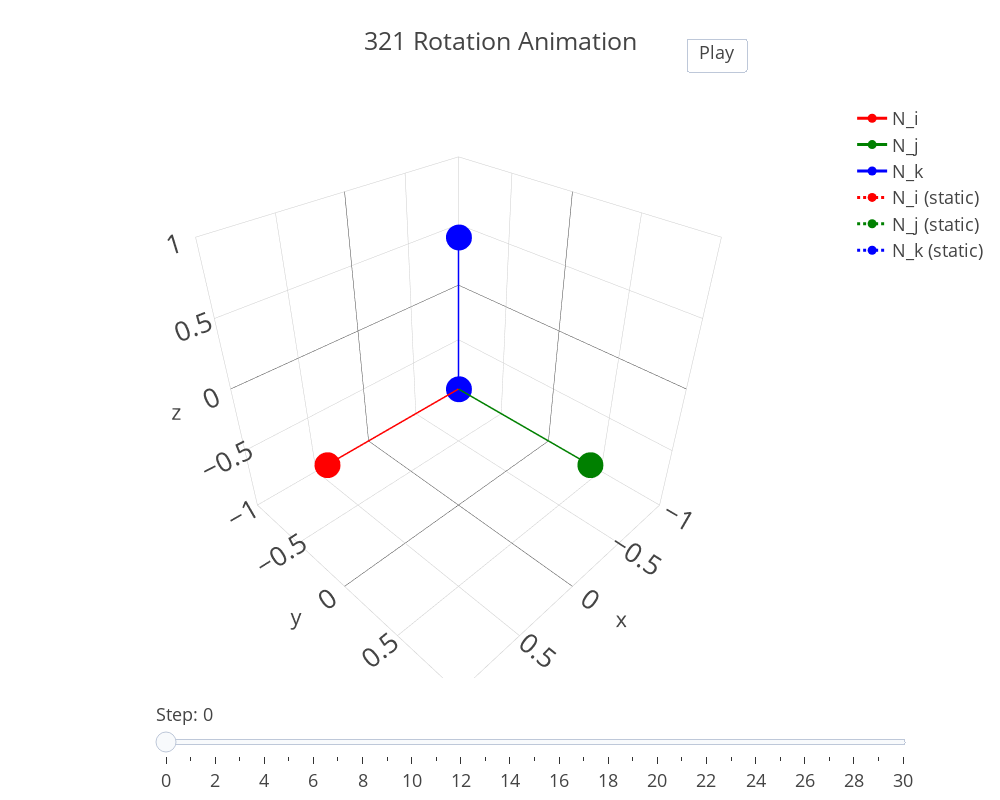

Source (notebook cell):
### Markdown cell above
Note the following observations made in the the interactive visualization of cell 7:
- Once you apply all 3 rotation angles, and try to modify the angles, the frame rotates hapharzadly. Why? The function is simplistic for an initial visualization and does not account for state management, so modification of any angles halfway thru the interaction yields in total re-computation of the rotation matrix giving the appearance that the frame is rotating about some arbitray axis
- If you want to visualize a specific set of angles, reset all 3 values back to 0 degrees before inputting the new set of angles

### Code cell
# Initialize the figure
fig = go.Figure()

# Initialize the identity matrix to represent the initial orientation of the N-frame
N_frame = np.eye(3)

# Transpose the identity matrix to get individual axis vectors (N_i, N_j, N_k)
N_i, N_j, N_k = N_frame.T

# Define a list of tuples containing the vector, its name, and its color
vectors = [(N_i, 'N_i', 'red'),
           (N_j, 'N_j', 'green'),
           (N_k, 'N_k', 'blue')]

# Iterate over each vector to add it as a trace to the figure
for vec, name, color in vectors:
    # Add a 3D scatter plot for each axis vector of the N-frame
    fig.add_trace(go.Scatter3d(x=[0, vec[0]], 
                               y=[0, vec[1]], 
                               z=[0, vec[2]],
                               mode='lines+markers',       # Combine line and marker modes
                               name=name,                  # Name of the trace as defined in vectors
                               marker=dict(color=color)))  # Color of the marker as defined in vectors

# Duplicate the N-frame traces with dotted lines for static display in the background
for vec, name, color in vectors:
    # Add dotted lines to visually represent the initial static N-frame
    fig.add_trace(go.Scatter3d(x=[0, vec[0]], 
                               y=[0, vec[1]], 
                               z=[0, vec[2]],
                               mode='lines+markers', 
                               name=name + " (static)", 
                               marker=dict(color=color),
                               line=dict(dash='dot', color=color)))  # Use 'dot' dash style for dotted lines

# Prepare to store animation frames
frames = []

# Define the total number of steps in the animation and calculate steps per rotation
steps = 30
steps_per_rotation = steps // 3  # Divide the total steps evenly among the sequence of rotations

# Target rotation angles (in degrees)
target_theta_x_deg, target_theta_y_deg, target_theta_z_deg = 45, 165, 45

# Loop through eaach step to create an animation frame
for frame in range(steps + 1):

    # Apply Z rotation for the first third of the animation
    if frame <= steps_per_rotation:
        '''Calculate the intermediate angle for Z rotation based on the current frame & Generate the rotation matrix for the current z angle'''
        theta_z_deg = (frame / steps_per_rotation) * target_theta_z_deg
        R = rotation_matrix_z(theta_z_deg)

    # Apply Y rotation for the second third of the animation
    elif frame <= 2 * steps_per_rotation:
        '''Calculate the intermediate Y rotation angle and generate the combined rotation matrix
           This combines the completed Z rotation with the current Y rotation, maintaining sequence order'''
        theta_y_deg = ((frame - steps_per_rotation) / steps_per_rotation) * target_theta_y_deg
        R = np.matmul(rotation_matrix_z(target_theta_z_deg), rotation_matrix_y(theta_y_deg))

    # Apply X rotation for the final third of the animation
    else:
        '''Calculate the intermediate X rotation angle and generate the combined rotation matrix
           This combines the completed Z rotation with the completed Y rotation with the current X rotation, maintaining sequence order'''
        theta_x_deg = ((frame - 2 * steps_per_rotation) / steps_per_rotation) * target_theta_x_deg
        R = np.matmul(np.matmul(rotation_matrix_z(target_theta_z_deg), rotation_matrix_y(target_theta_y_deg)), rotation_matrix_x(theta_x_deg))

    # Apply the rotation to the original N-frame basis vectors
    E_frame = [np.dot(R, vec) for vec in N_frame]
    
    # Prepare frame data for the current orientation of the E-frame
    frame_data = [go.Scatter3d(x=[0, E_frame[0][0]], y=[0, E_frame[0][1]], z=[0, E_frame[0][2]], mode='lines+markers', name='E_i', marker=dict(color='red')),
                  go.Scatter3d(x=[0, E_frame[1][0]], y=[0, E_frame[1][1]], z=[0, E_frame[1][2]], mode='lines+markers', name='E_j', marker=dict(color='green')),
                  go.Scatter3d(x=[0, E_frame[2][0]], y=[0, E_frame[2][1]], z=[0, E_frame[2][2]], mode='lines+markers', name='E_k', marker=dict(color='blue'))]

    # Add the prepared frame to the list of animation frames
    frames.append(go.Frame(data=frame_data, name=str(frame)))

# Add the created frames to the figure to form the animation
fig.frames = frames

# Add a slider and play button
fig.update_layout(updatemenus=[dict(type="buttons", 
                                    showactive=False, 
                                    y=1.05, x=0.8, 
                                    xanchor='left', 
                                    yanchor='bottom',
                                    buttons=[dict(label='Play',
                                                  method='animate',
                                                  args=[None, dict(frame=dict(duration=100, redraw=True), fromcurrent=True, mode='immediate')])])],
                  sliders=[dict(steps=[dict(method='animate', 
                                            args=[[f.name], dict(mode='immediate', frame=dict(duration=100, redraw=True), fromcurrent=True)], label=str(k)) for k, f in enumerate(fig.frames)], 
                                x=0.1, y=0, 
                                currentvalue=dict(visible=True, prefix='Step: '))])

# Set the layout
fig.update_layout(width=1000, 
                  height=800, 
                  template='presentation',
                  scene=dict(aspectmode='cube', 
                             xaxis=dict(range=[-1, 1], autorange=False),
                             yaxis=dict(range=[-1, 1], autorange=False), 
                             zaxis=dict(range=[-1, 1], autorange=False)),
                  title='321 Rotation Animation')

# Show the figure
iplot(fig)
#fig.write_html("rotation_animation.html")

### Figure 1 — Plotly figure (JSON) as saved in the notebook; plotly's stock layout.template omitted (floating-point values rounded to 4 significant figures)
{"data": [{"marker": {"color": "red"}, "mode": "lines+markers", "name": "N_i", "type": "scatter3d", "x": [0, 1], "y": [0, 0], "z": [0, 0]}, {"marker": {"color": "green"}, "mode": "lines+markers", "name": "N_j", "type": "scatter3d", "x": [0, 0], "y": [0, 1], "z": [0, 0]}, {"marker": {"color": "blue"}, "mode": "lines+markers", "name": "N_k", "type": "scatter3d", "x": [0, 0], "y": [0, 0], "z": [0, 1]}, {"line": {"color": "red", "dash": "dot"}, "marker": {"color": "red"}, "mode": "lines+markers", "name": "N_i (static)", "type": "scatter3d", "x": [0, 1], "y": [0, 0], "z": [0, 0]}, {"line": {"color": "green", "dash": "dot"}, "marker": {"color": "green"}, "mode": "lines+markers", "name": "N_j (static)", "type": "scatter3d", "x": [0, 0], "y": [0, 1], "z": [0, 0]}, {"line": {"color": "blue", "dash": "dot"}, "marker": {"color": "blue"}, "mode": "lines+markers", "name": "N_k (static)", "type": "scatter3d", "x": [0, 0], "y": [0, 0], "z": [0, 1]}], "layout": {"height": 800, "scene": {"aspectmode": "cube", "aspectratio": {"x": 1, "y": 1, "z": 1}, "xaxis": {"autorange": false, "range": [-1, 1], "type": "linear"}, "yaxis": {"autorange": false, "range": [-1, 1], "type": "linear"}, "zaxis": {"autorange": false, "range": [-1, 1], "type": "linear"}}, "sliders": [{"currentvalue": {"prefix": "Step: ", "visible": true}, "steps": [{"args": [["0"], {"frame": {"duration": 100, "redraw": true}, "fromcurrent": true, "mode": "immediate"}], "label": "0", "method": "animate"}, {"args": [["1"], {"frame": {"duration": 100, "redraw": true}, "fromcurrent": true, "mode": "immediate"}], "label": "1", "method": "animate"}, {"args": [["2"], {"frame": {"duration": 100, "redraw": true}, "fromcurrent": true, "mode": "immediate"}], "label": "2", "method": "animate"}, {"args": [["3"], {"frame": {"duration": 100, "redraw": true}, "fromcurrent": true, "mode": "immediate"}], "label": "3", "method": "animate"}, {"args": [["4"], {"frame": {"duration": 100, "redraw": true}, "fromcurrent": true, "mode": "immediate"}], "label": "4", "method": "animate"}, {"args": [["5"], {"frame": {"duration": 100, "redraw": true}, "fromcurrent": true, "mode": "immediate"}], "label": "5", "method": "animate"}, {"args": [["6"], {"frame": {"duration": 100, "redraw": true}, "fromcurrent": true, "mode": "immediate"}], "label": "6", "method": "animate"}, {"args": [["7"], {"frame": {"duration": 100, "redraw": true}, "fromcurrent": true, "mode": "immediate"}], "label": "7", "method": "animate"}, {"args": [["8"], {"frame": {"duration": 100, "redraw": true}, "fromcurrent": true, "mode": "immediate"}], "label": "8", "method": "animate"}, {"args": [["9"], {"frame": {"duration": 100, "redraw": true}, "fromcurrent": true, "mode": "immediate"}], "label": "9", "method": "animate"}, {"args": [["10"], {"frame": {"duration": 100, "redraw": true}, "fromcurrent": true, "mode": "immediate"}], "label": "10", "method": "animate"}, {"args": [["11"], {"frame": {"duration": 100, "redraw": true}, "fromcurrent": true, "mode": "immediate"}], "label": "11", "method": "animate"}, {"args": [["12"], {"frame": {"duration": 100, "redraw": true}, "fromcurrent": true, "mode": "immediate"}], "label": "12", "method": "animate"}, {"args": [["13"], {"frame": {"duration": 100, "redraw": true}, "fromcurrent": true, "mode": "immediate"}], "label": "13", "method": "animate"}, {"args": [["14"], {"frame": {"duration": 100, "redraw": true}, "fromcurrent": true, "mode": "immediate"}], "label": "14", "method": "animate"}, {"args": [["15"], {"frame": {"duration": 100, "redraw": true}, "fromcurrent": true, "mode": "immediate"}], "label": "15", "method": "animate"}, {"args": [["16"], {"frame": {"duration": 100, "redraw": true}, "fromcurrent": true, "mode": "immediate"}], "label": "16", "method": "animate"}, {"args": [["17"], {"frame": {"duration": 100, "redraw": true}, "fromcurrent": true, "mode": "immediate"}], "label": "17", "method": "animate"}, {"args": [["18"], {"frame": {"duration": 100, "redraw": true}, "fromcurrent": true, "mode": "immediate"}], "label": "18", "method": "animate"}, {"args": [["19"], {"frame": {"duration": 100, "redraw": true}, "fromcurrent": true, "mode": "immediate"}], "label": "19", "method": "animate"}, {"args": [["20"], {"frame": {"duration": 100, "redraw": true}, "fromcurrent": true, "mode": "immediate"}], "label": "20", "method": "animate"}, {"args": [["21"], {"frame": {"duration": 100, "redraw": true}, "fromcurrent": true, "mode": "immediate"}], "label": "21", "method": "animate"}, {"args": [["22"], {"frame": {"duration": 100, "redraw": true}, "fromcurrent": true, "mode": "immediate"}], "label": "22", "method": "animate"}, {"args": [["23"], {"frame": {"duration": 100, "redraw": true}, "fromcurrent": true, "mode": "immediate"}], "label": "23", "method": "animate"}, {"args": [["24"], {"frame": {"duration": 100, "redraw": true}, "fromcurrent": true, "mode": "immediate"}], "label": "24", "method": "animate"}, {"args": [["25"], {"frame": {"duration": 100, "redraw": true}, "fromcurrent": true, "mode": "immediate"}], "label": "25", "method": "animate"}, {"args": [["26"], {"frame": {"duration": 100, "redraw": true}, "fromcurrent": true, "mode": "immediate"}], "label": "26", "method": "animate"}, {"args": [["27"], {"frame": {"duration": 100, "redraw": true}, "fromcurrent": true, "mode": "immediate"}], "label": "27", "method": "animate"}, {"args": [["28"], {"frame": {"duration": 100, "redraw": true}, "fromcurrent": true, "mode": "immediate"}], "label": "28", "method": "animate"}, {"args": [["29"], {"frame": {"duration": 100, "redraw": true}, "fromcurrent": true, "mode": "immediate"}], "label": "29", "method": "animate"}, {"args": [["30"], {"frame": {"duration": 100, "redraw": true}, "fromcurrent": true, "mode": "immediate"}], "label": "30", "method": "animate"}], "x": 0.1, "y": 0}], "title": {"text": "321 Rotation Animation"}, "updatemenus": [{"buttons": [{"args": [null, {"frame": {"duration": 100, "redraw": true}, "fromcurrent": true, "mode": "immediate"}], "label": "Play", "method": "animate"}], "showactive": false, "type": "buttons", "x": 0.8, "xanchor": "left", "y": 1.05, "yanchor": "bottom"}], "width": 1000}}
